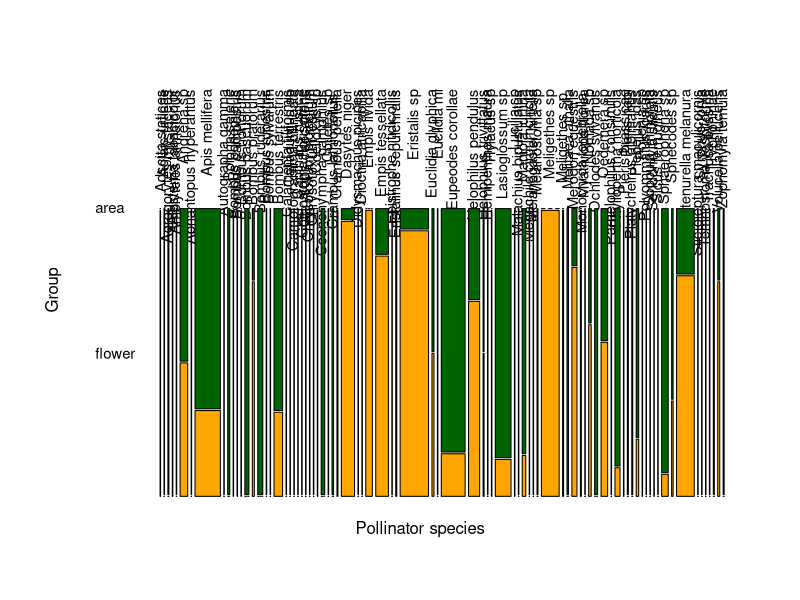
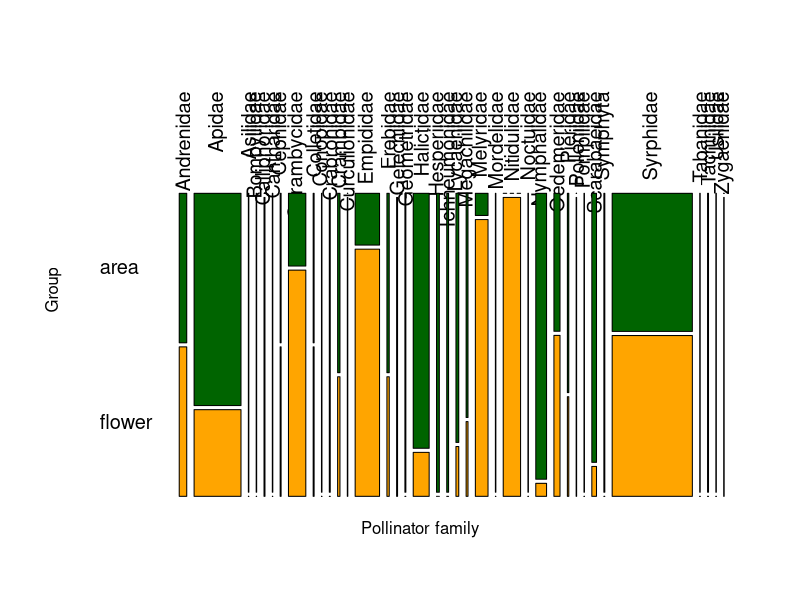
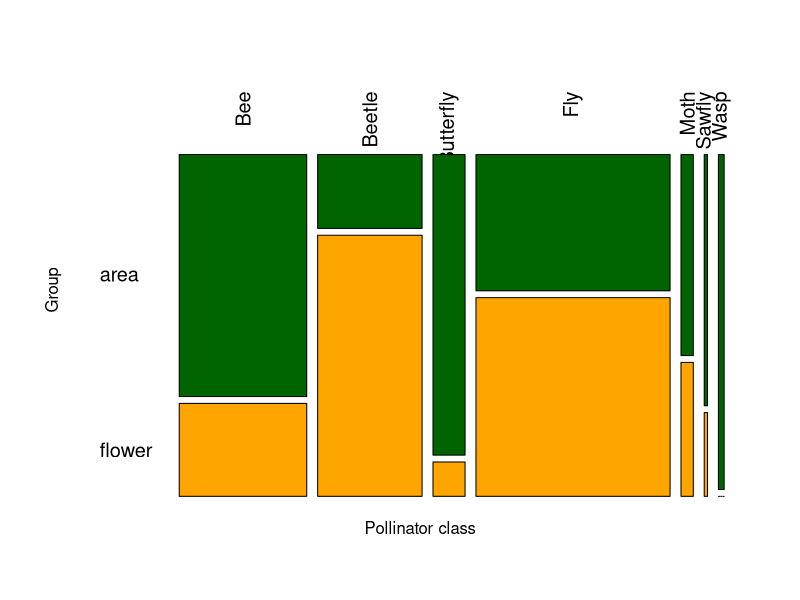
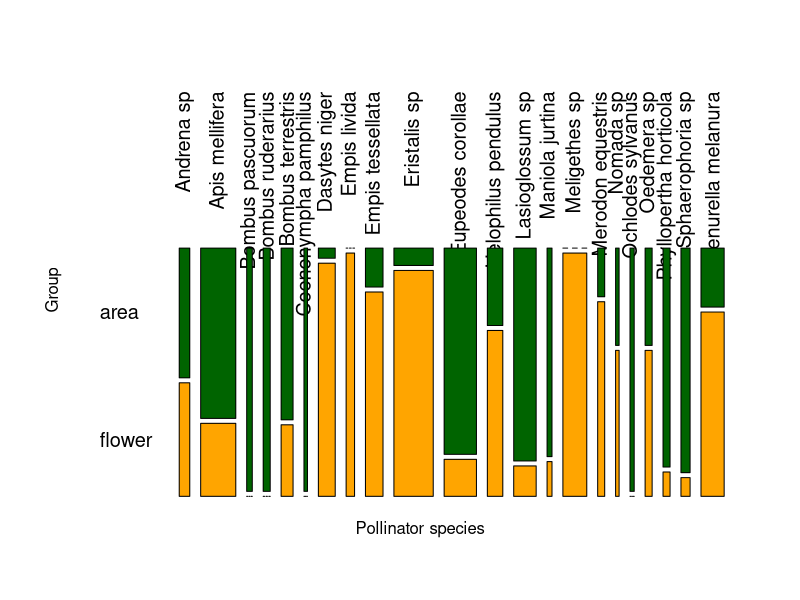
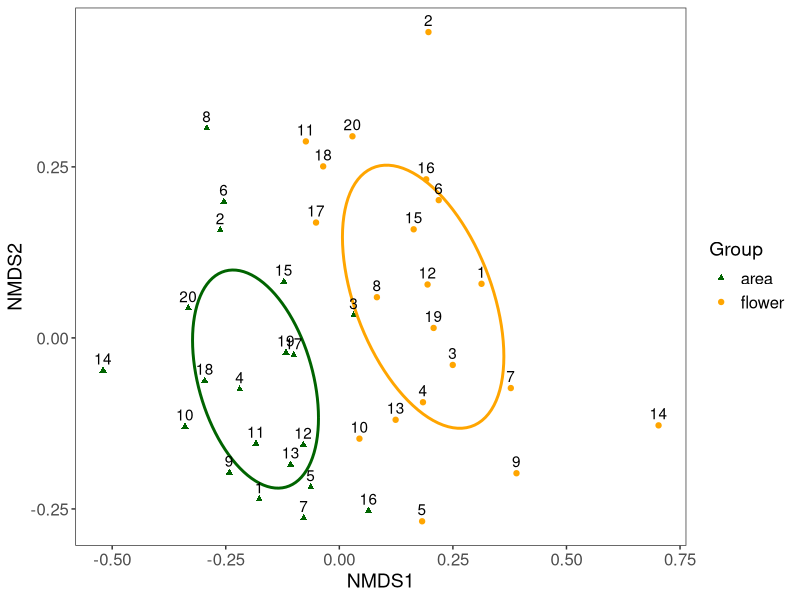

These figures' R source, in order:
##This script aims to analyze the pollinator community composition both in the
##pollinators caught on Arnica and in the pollinators caught in the area

library(vegan)
library(tidyverse)


#visualization----
polli <- read.csv("pollinators.csv", h = T)
comb_all2 <- read.csv("comb_all2.csv", h = T)

par(mfrow = c(1,1))
mosaicplot(Species ~ Group, data = polli,
           las = 2,
           main = "",
           ylab = "Group",
           xlab = "Pollinator species",
           col = c("darkgreen", "orange"),
           cex = 0.9)

mosaicplot(Family ~ Group, data = polli,
           las = 2,
           main = "",
           ylab = "Group",
           xlab = "Pollinator family",
           col = c("darkgreen", "orange"),
           cex = 1.2)

mosaicplot(Overview ~ Group, data = polli,
           las = 2,
           main = "",
           ylab = "Group",
           xlab = "Pollinator class",
           col = c("darkgreen", "orange"),
           cex = 1.2)

#only species with more than 5 occurrences
mosaicplot(Species ~ Group, data = comb_all2,
           las = 2,
           main = "",
           ylab = "Group",
           xlab = "Pollinator species",
           col = c("darkgreen","orange"),
           cex = 1.2)


#NMDS----
#Non-metric multidimensional scaling (NMDS) to compare species composition on 
#Arnica and in area using Bray-Curtis similarity metric

#what influences the pollinator composition?

nmds_data <- read.csv("species_numbers_persite.csv")
community <- nmds_data[,3:85]
community_matrix <- as.matrix(community)
NMDS <- metaMDS(community_matrix, distance = "bray", k = 3, autotransform = TRUE, trymax=100)
NMDS$stress
#stress alright (<0.2) when k = 3, stress a bit high (~ 0.24) when k = 2


#difference groups----
#code in part modified from https://eddatascienceees.github.io/tutorial-rayrr13/
# make new dataframe with by extracting NMDS scores
nmds.scores <- as.data.frame(scores(NMDS)$sites)
nmds.scores <- nmds.scores %>%
  mutate(Site = as.factor(nmds_data$Site), Group = as.factor(nmds_data$Group))

# define hidden vegan function that finds coordinates for drawing a covariance ellipse
veganCovEllipse <- function (cov, center = c(0, 0), scale = 1, npoints = 100)
{
  theta <- (0:npoints) * 2 * pi/npoints
  Circle <- cbind(cos(theta), sin(theta))
  t(center + scale * t(Circle %*% chol(cov)))
}


# create empty dataframe to combine NMDS data with ellipse data
ellipse_df <- data.frame()

# adding data for ellipse, in this case using distance as a grouping factor
for(g in levels(nmds.scores$Group)){
  ellipse_df <- rbind(ellipse_df, cbind(as.data.frame(with(nmds.scores[nmds.scores$Group==g,],
                                                           veganCovEllipse(cov.wt(cbind(NMDS1,NMDS2),
                                                                                  wt=rep(1/length(NMDS1),length(NMDS1)))$cov,
                                                                           center=c(mean(NMDS1),mean(NMDS2)))))
                                        ,Distance=g))
}


# create ggplot
(NMDS_plot <- ggplot(data = nmds.scores, aes(NMDS1, NMDS2)) +
    geom_point(aes(color = Group, shape = Group)) + # adding different colors and shapes for different groups
    geom_path(data=ellipse_df, aes(x=NMDS1, y=NMDS2, colour=Distance), linewidth=1) + # adding covariance ellipses according to group
    guides(color = guide_legend(override.aes = list(linetype=c(NA,NA)))) + # removes lines from legend
    theme_bw() + # adding theme
    theme(panel.grid = element_blank(), # remove background grid
          legend.text = element_text(size = 12), # increase legend text size
          legend.title = element_text(size = 14), # increase legend title size
          axis.text = element_text(size = 12), # increase axis text size
          axis.title = element_text(size = 14)) + # increase axis title size) 
    scale_color_manual(name = "Group", # legend title
                       labels = c("area", "flower"), # adjusting legend labels
                       values = c("darkgreen", "orange")) + # customizing colors
    scale_shape_manual("Group", # legend title
                       labels = c("area", "flower"), # adjusting legend labels
                       values = c(17, 19))+ # customizing shapes
    geom_text(aes(label = Site), hjust = 0.5, vjust = -0.5)) # adding site labels

# data analysis
# using a PERMANOVA (PERmutational Multivariate ANalysis Of VAriance) 
# to test the differences in community composition
permanova_group <- adonis2(as.matrix(nmds_data [,3:85]) ~ Group, nmds_data,
                     permutations = 999, method = "bray") 
# permutations is the number of possible arrangements the data could take
# using permutations = 999 is standard practice in science and across the literature
# can increase to get a more thorough analysis
# use method = bray as it is what we previously used to calculate pairwise distances

permanova_group
#p (< 0.01) indicates significant differences in community composition between groups

# check model assumptions
# check for multivariate homogeneity of group variances
# generate distance matrix from pollinator community matrix
dist <- vegdist(community_matrix, method = "bray")

# use betadisper test to check for multivariate homogeneity of group variances
dispersion <- betadisper(dist, group=nmds_data$Group)
permutest(dispersion)
# test has given a non-significant result (p ~ 0.53), meaning that variances
# are homogeneous and model meets the assumptions. Model results can be trusted.


# simper (SIMilarity PERcentage) analysis
# compare community differences, report what species are driving those differences.
simper <- with(nmds_data[,c(1,2)], simper(as.matrix(nmds_data[,3:85]), Group, permutations = 100))

# see most influential species contributing to community differences
simper
#Species represented in this output are responsible for 70% of the observed variation. 
#Each time it adds another taxonomic group it shows its cumulative contribution of 
#rather than its individual one.

summary(simper)


#differences sites----
# data analysis
#PERMANOVA to test differences in community composition between sites
permanova_site <- adonis2(as.matrix(nmds_data [,3:85]) ~ Site, nmds_data,
                     permutations = 999, method = "bray")

permanova_site
#p (~0.25) indicates proportion of permutated F-ratios which are greater or 
#equal to the observed statistic

# check model assumptions
# generate distance matrix from pollinator community matrix
dist <- vegdist(community_matrix, method = "bray")

# use betadisper test to check for multivariate homogeneity of group variances
dispersion_site <- betadisper(dist, group=nmds_data$Site)
permutest(dispersion_site)
# significant result (p < 0.01) -> non-homogeneous variances, model does not 
# meet the assumptions, model results cannot be trusted.

# Include dispersion in model to control for non-homogeneous variance
# Calculate dispersion
dispersion <- betadisper(vegdist(as.matrix(nmds_data[, 3:85]), method = "bray"), nmds_data$Site)

# Extract distances to centroids
dispersion_distances <- dispersion$distances

# Add dispersion distances to data
nmds_data$Dispersion <- dispersion_distances

# Run adonis2 including dispersion as a factor
permanova_site <- adonis2(as.matrix(nmds_data[, 3:85]) ~ Site + Dispersion, data = nmds_data,
                          permutations = 999, method = "bray")

permanova_site
#p (~0.27) indicates no significant community differences between sites

